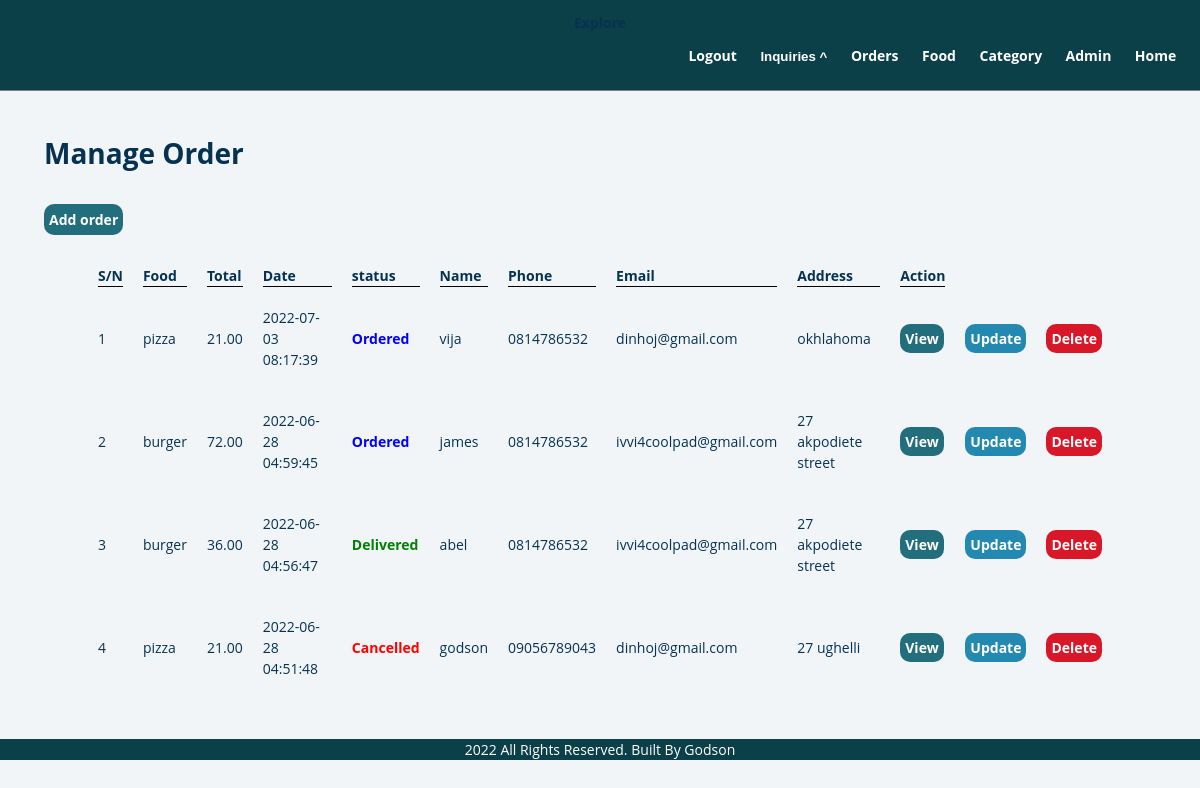
The page /admin/old_manage-order.php (signed in) on the database its author committed.
### tables this page shows
CREATE TABLE `tbl_order` (
  `id` int(10) UNSIGNED NOT NULL,
  `food` varchar(255) NOT NULL,
  `price` decimal(10,2) NOT NULL,
  `qty` int(11) NOT NULL,
  `total` decimal(10,2) NOT NULL,
  `order_date` datetime NOT NULL,
  `status` varchar(50) NOT NULL,
  `customer_name` varchar(150) NOT NULL,
  `customer_contact` varchar(50) NOT NULL,
  `customer_email` varchar(150) NOT NULL,
  `customer_address` varchar(255) NOT NULL,
  `random_id` varchar(25) NOT NULL
);

### admin/old_manage-order.php (the view, shortened to what this page needs)
<?php include_once "./partials/header.php";  ?>
<div class="main-content">
        <div class="wrapper tb">
            <h1 class="h1-title">Manage Order</h1>
            <a href="#" class="btn-primary add-admin">Add order</a>
            <table class="tbl-full" cellpadding="10px" cellspacing="20px">
                <tr>
                    <th>S/N</th>
                    <th>Food</th>
                    <th>Total</th>
                    <th>Date</th>
                    <th>status</th>
                    <th>Name</th>
                    <th>Phone</th>
                    <th>Email</th>
                    <th>Address</th>
                    <th>Action</th>
                </tr>
            <?php
            $sql = "SELECT * FROM tbl_order ORDER BY id DESC";
            $res = mysqli_query($conn, $sql);
            $count = mysqli_num_rows($res);
            $sn = 1;
            if($count > 0){
                while($row = mysqli_fetch_assoc($res)){
                    $id = $row['id'];
                    $food = $row['food'];
                    $total = $row['total'];
                    $date = $row['order_date'];
                    $status = $row['status'];
                    $name = $row['customer_name'];
                    $phone = $row['customer_contact'];
                    $email = $row['customer_email'];
                    $address = $row['customer_address'];
                ?>
                <tr>
                    <td><?php echo $sn++; ?></td>
                    <td><?php echo $food; ?></td>
                    <td><?php echo $total; ?></td>
                    <td><?php echo $date; ?></td>
                    <td>
                        <?php
                        if($status == 'ordered'){
                            echo "<label class='ordered capitalize'>$status</label>";
                        }elseif($status == 'processing'){
                            echo" <label class='processing capitalize'>$status</label>";
                        }elseif($status == 'delivered'){
                            echo "<label class='delivered capitalize'>$status</label>";
                        }elseif($status == 'cancelled'){
                            echo "<label class='cancelled capitalize'>$status</label>";
                        }
                        ?>
                     </td>
                    <td><?php echo $name; ?></td>
                    <td><?php echo $phone; ?></td>
                    <td><?php echo $email; ?></td>
                    <td><?php echo $address; ?></td>
                    <td>
                        <a href="<?php echo SITEURL; ?>admin/update-order.php?id=<?php echo $id; ?>" class="btn-primary btn-update">View</a>
                    </td>
                    <td>
                        <a href="<?php echo SITEURL; ?>admin/update-order.php?id=<?php echo $id; ?>" class="btn-secondary btn-update">Update</a>
                    </td>
                    <td>
                        <a href="#" class="btn-danger btn-delete">Delete</a>
                    </td>
                <tr>
                <?php
                }
            }else{
                echo "<div class='error text-center'>no order currently available</div>";
            }
            ?>
            </table>
        </div>
    </div>
<?php include_once "./partials/footer.php"; ?>

### css/admin.css (style rules this page uses)
* { margin: 0; padding: 0; -webkit-box-sizing: border-box; box-sizing: border-box; text-decoration: none; }
body { width: 100%; font-family: 'Open Sans', sans-serif; background: hsl(210, 36%, 96%); color: hsl(205, 86%, 17%); line-height: 1.5; font-size: 0.875rem; margin-top: 7rem; }
.h1-title { margin-left: 1.5rem; margin-bottom: 20px; }
.ordered { color: blue; font-weight: 700; }
.delivered { color: green; font-weight: 700; }
.cancelled { color: red; font-weight: 700; }
.capitalize { text-transform: capitalize; }
.btn-primary { background-color: #226e7c; color: white; padding: 5px; border-radius: 10px; font-weight: bold; -webkit-transition: 0.5s linear; -o-transition: 0.5s linear; transition: 0.5s linear; }
.btn-secondary { background-color: #2389b1; color: white; padding: 5px; border-radius: 10px; font-weight: bold; -webkit-transition: 0.5s linear; -o-transition: 0.5s linear; transition: 0.5s linear; }
.btn-danger { background-color: #d81828; color: white; padding: 5px; border-radius: 10px; font-weight: bold; -webkit-transition: 0.5s linear; -o-transition: 0.5s linear; transition: 0.5s linear; }
.tbl-full { width: 100%; }
.tbl-full { width: -webkit-fit-content; width: -moz-fit-content; width: fit-content; max-width: 90%; margin: 0 auto; width: 100%; }
table tr th { border-bottom: 1px solid black; text-align: left; }
table tr td { margin-bottom: 5px; }
.add-admin { display: inline-block; margin: 10px 0; margin-left: 1.5rem; }
@media screen and (min-width: 768px) { body { width: 100vw; overflow-x: hidden; } }

### admin/old_manage-order.php (style rules this page uses)
body { width:100vw !important; }
.main-content { width: 100vw !important; padding:10px !important; }
.tb { width:100% !important; padding:10px !important; margin:0 auto !important; }

### rows shown on the page
tbl_order: food "pizza", total "21.00", order_date "2022-07-03 08:17:39", status "Ordered", customer_name "vija", customer_contact "0814786532", customer_email "dinhoj@gmail.com", customer_address "okhlahoma"
tbl_order: food "burger", total "72.00", order_date "2022-06-28 04:59:45", status "Ordered", customer_name "james", customer_contact "0814786532", customer_email "ivvi4coolpad@gmail.com", customer_address "27 akpodiete street"
tbl_order: food "burger", total "36.00", order_date "2022-06-28 04:56:47", status "Delivered", customer_name "abel", customer_contact "0814786532", customer_email "ivvi4coolpad@gmail.com", customer_address "27 akpodiete street"
tbl_order: food "pizza", total "21.00", order_date "2022-06-28 04:51:48", status "Cancelled", customer_name "godson", customer_contact "09056789043", customer_email "dinhoj@gmail.com", customer_address "27 ughelli"
